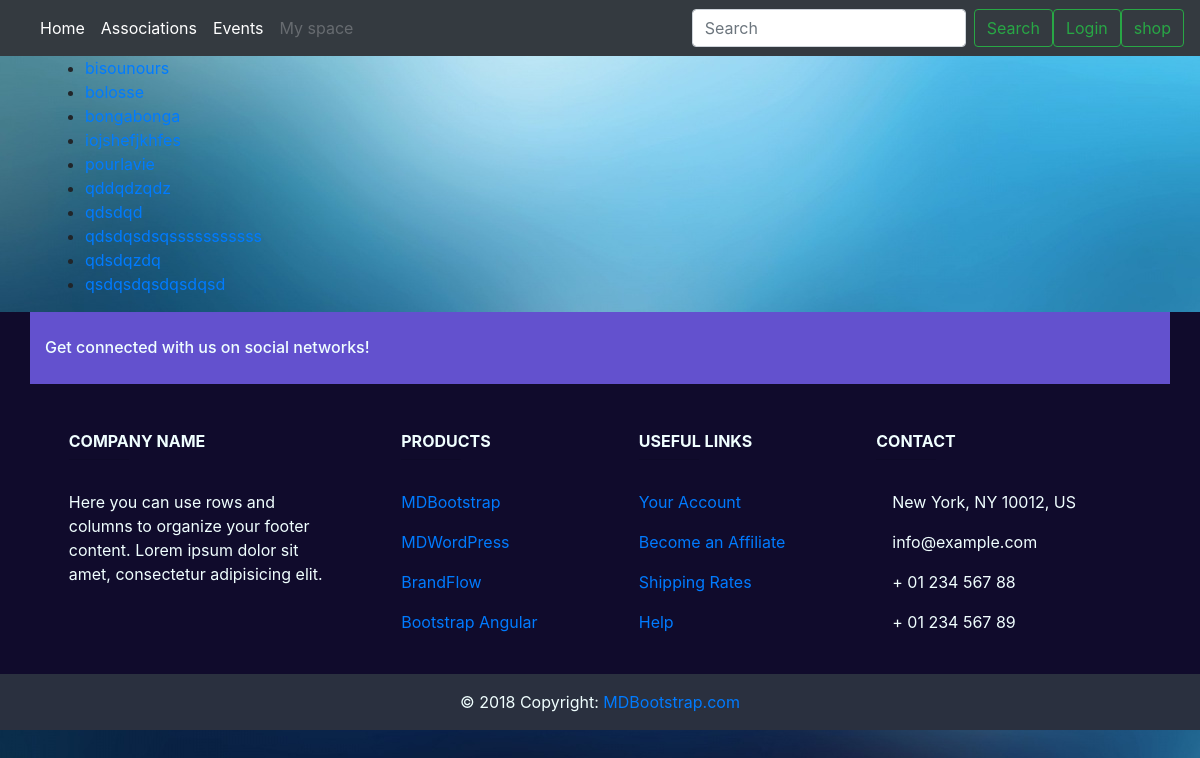
Page /assos/ on the earlier database version.
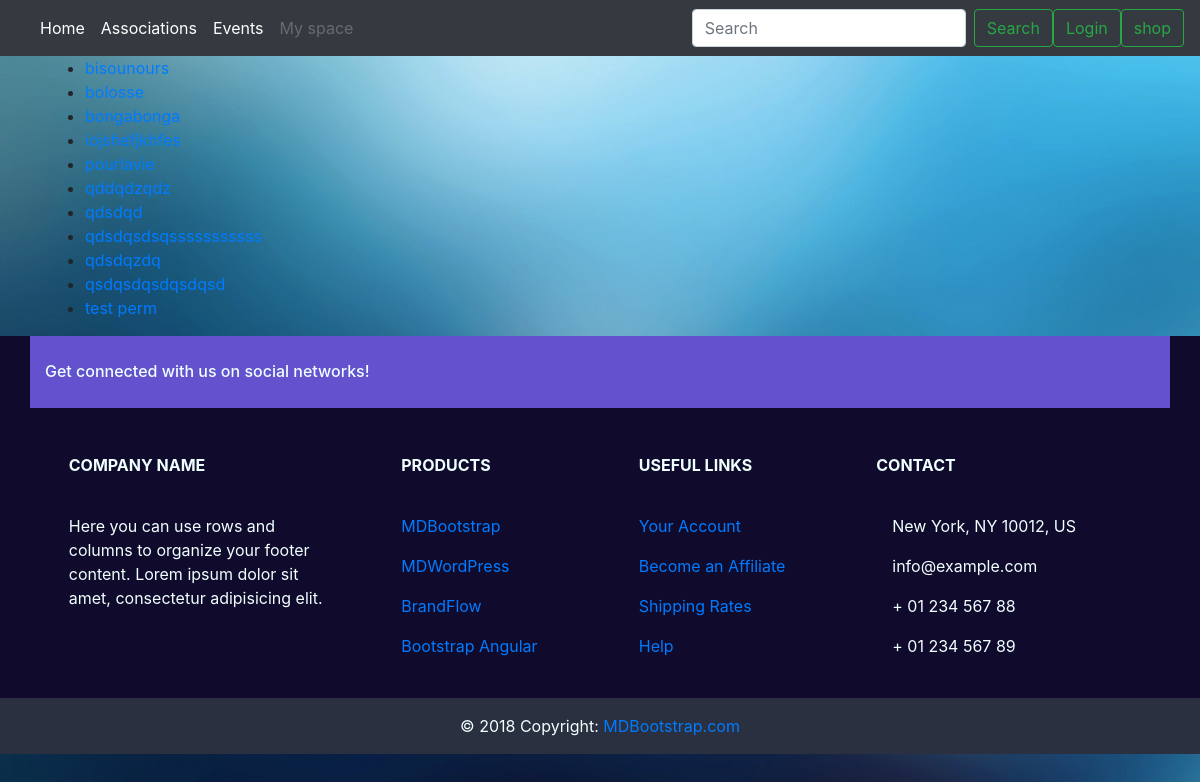
Same page on the later database version.
### event/models.py (models this page shows, shortened)
class Association(models.Model):
    name = models.CharField(_("Name"), max_length=64, unique=True)
    class Meta:
        verbose_name = _("Association")
        verbose_name_plural = _("Associations")
        permissions = (
            ('create_event', 'User can create an event'),
            ('manage_member', 'User can add and remove a member'),
            ('choose_staff', 'User can choose staff'),
            ('manage_manager', 'User can add and remove managers'),
            ('manage_president', 'User can modify the president'),
        )

### event/views.py (the view)
# urls.py: path('assos/', views.AssosView.as_view(), name='assos'),
class AssosView(generic.ListView):
    template_name = 'assos_list.html'
    context_object_name = 'assos'
    def get_queryset(self):
        return Association.objects.all().order_by("name")

### shop/cart.py (called while the page is built)
def _cart_id(request):
    if 'cart_id' not in request.session:
        request.session['cart_id'] = _generate_cart_id()
    return request.session['cart_id']

def _generate_cart_id():
    import string, random
    return ''.join([random.choice(string.ascii_letters + string.digits) for _ in range(50)])

def get_all_cart_items(request):
    return CartItem.objects.filter(cart_id = _cart_id(request))

def item_count(request):
    return get_all_cart_items(request).count()

### shop/context_processor.py (called while the page is built)
def cart_item_count(request):
    item_count = cart.item_count(request)
    return {'cart_item_count' : item_count }

### templates/assos_list.html (shortened to what this page needs)
{% extends "base.html" %}
{% load static %}
{% load guardian_tags %}
{%block content %}
        {% if assos %}
        <ul>
        {% for asso in assos %}
        <li><a href="{% url 'event:asso_detail' asso.id %}">{{ asso.name }}</a></li>
        {% endfor %}
        </ul>
        {% else %}
        <p> no assos </p>
        {% endif %}
{% endblock content %}

Differences in the rows shown:
added Association: name "test perm"
